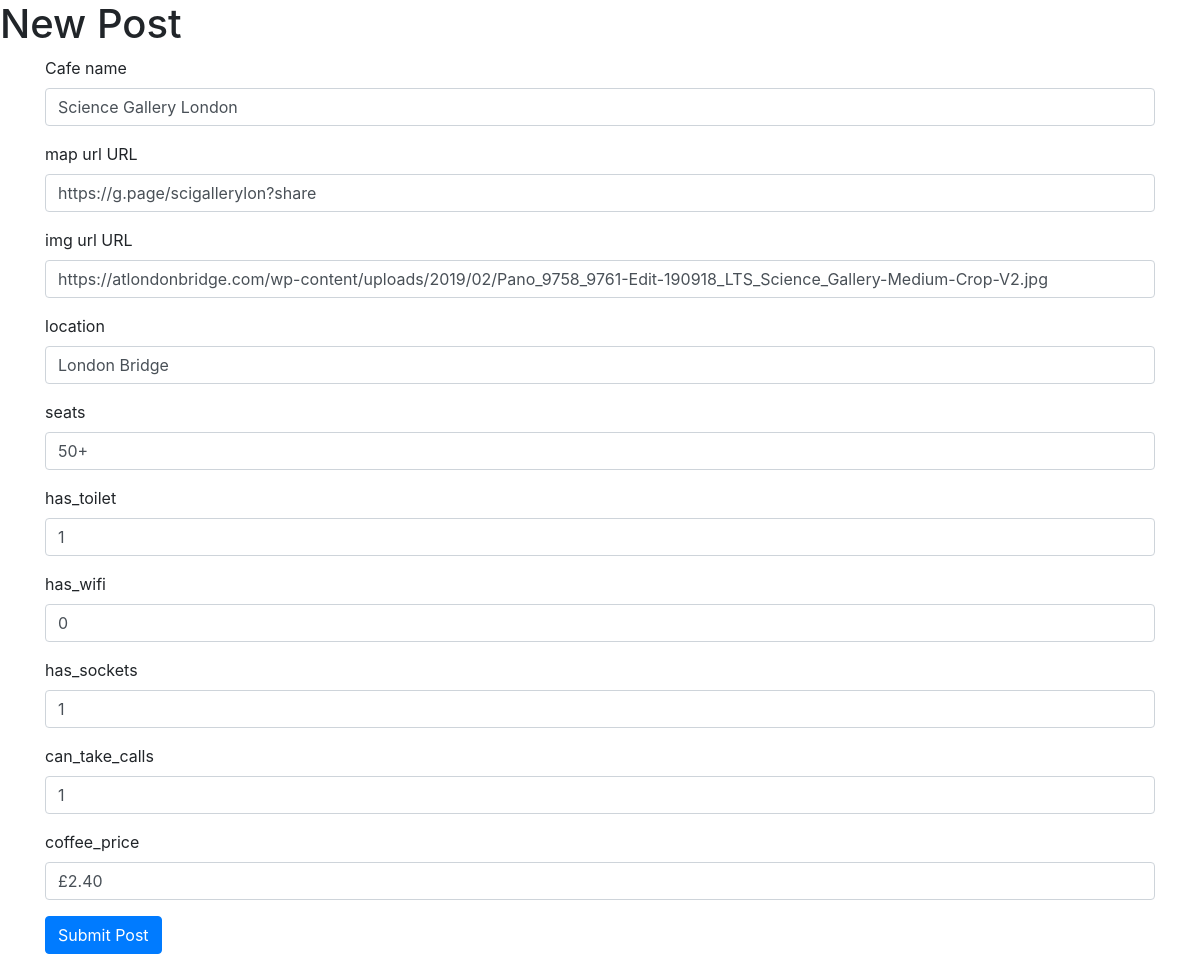
The page /edit-post/1 on the database its author committed.
### app.py (models this page shows)
class Cafe(database.Model):
    id = database.Column(database.Integer, primary_key=True)
    name = database.Column(database.String(250), unique=True, nullable=False)
    map_url = database.Column(database.String(500), nullable=False)
    img_url = database.Column(database.String(500), nullable=False)
    location = database.Column(database.String(250), nullable=False)
    seats = database.Column(database.String(250), nullable=False)
    has_toilet = database.Column(database.String(250), nullable=False)
    has_wifi = database.Column(database.String(250), nullable=False)
    has_sockets = database.Column(database.String(250), nullable=False)
    can_take_calls = database.Column(database.String(250), nullable=False)
    coffee_price = database.Column(database.String(250), nullable=True)

### app.py (the view, shortened to what this page needs)
@app.route("/edit-post/<int:cafe_id>", methods=["POST", "GET"])
def edit_post(cafe_id):
    post = Cafe.query.get(cafe_id)
    edit_form = CreatePostForm(
        name=post.name,
        map_url=post.map_url,
        img_url=post.img_url,
        location=post.location,
        seats=post.seats,
        has_toilet=post.has_toilet,
        has_wifi=post.has_wifi,
        has_sockets=post.has_sockets,
        can_take_calls=post.can_take_calls,
        coffee_price=post.coffee_price
    )
    return render_template("edit.html", form=edit_form)

### app.py
class CreatePostForm(FlaskForm):
    name = StringField("Cafe name", validators=[DataRequired()])
    map_url = StringField("map url URL", validators=[DataRequired()])
    img_url = StringField("img url URL", validators=[DataRequired()])
    location = StringField("location", validators=[DataRequired()])
    seats = StringField("seats", validators=[DataRequired()])
    has_toilet = StringField("has_toilet", validators=[DataRequired()])
    has_wifi = StringField("has_wifi", validators=[DataRequired()])
    has_sockets = StringField("has_sockets", validators=[DataRequired()])
    can_take_calls = StringField("can_take_calls", validators=[DataRequired()])
    coffee_price = StringField("coffee_price", validators=[DataRequired()])
    submit = SubmitField("Submit Post")

### templates/edit.html (shortened to what this page needs)
<!DOCTYPE html>
<html lang="en">
<head>
    <link href="{{ url_for('static', filename='vendor/bootstrap/css/bootstrap.min.css') }}" rel="stylesheet">
</head>
<body>
{% import "bootstrap/wtf.html" as wtf %}
    <div>
        <h1>New Post</h1>
    </div>
    <div class="container">
        {{ wtf.quick_form(form, novalidate=True, button_map={"submit": "primary"}) }}
    </div>
</body>
</html>

### rows shown on the page
Cafe: name "Science Gallery London", map_url "https://g.page/scigallerylon?share", img_url "https://atlondonbridge.com/wp-content/uploads/2019/02/Pano_9758_9761-Edit-190918_LTS_Science_Gallery-Medium-Crop-V2.jpg", location "London Bridge", seats "50+", has_toilet "1", has_wifi "0", has_sockets "1", can_take_calls "1", coffee_price "£2.40"
